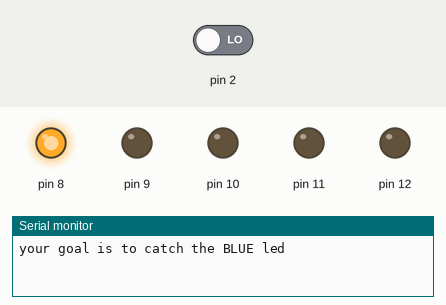
A sketch run on a simulated Arduino Uno, built with avr-gcc and run on an emulated ATmega328P. On the bench: output pins drawn as LEDs (lit = HIGH), the last lines printed to the serial monitor. Dashed ring = blinking. The test bench sets the inputs (shaded band); at power-on: pin 2 LOW.

Above: at 0.12 s.
1.4 s: pin 2 driven HIGH
At 1.97 s:
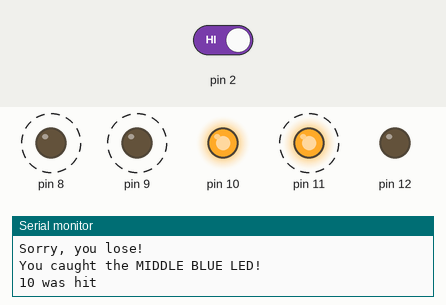
At 2.57 s:
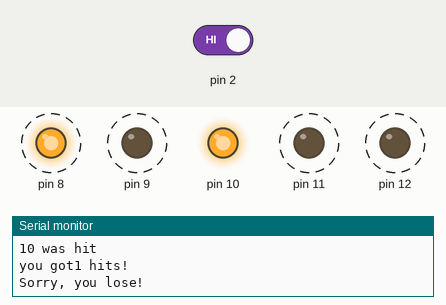
4.4 s: pin 2 driven LOW
At 5.52 s:
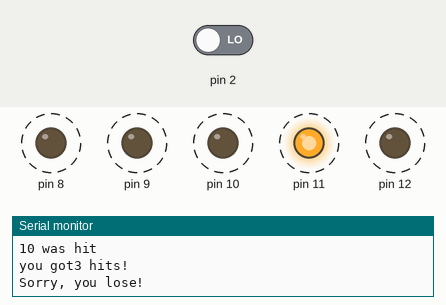
Timing chart, 0 to 13.4 s (numbered marks = the images above; inputs shaded):
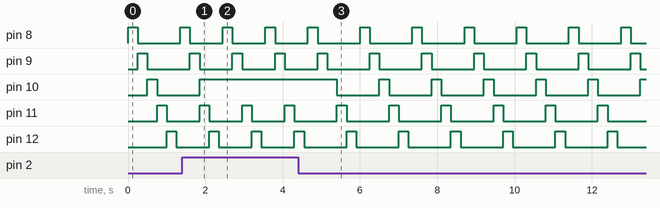

The sketch:

ledgame.ino
```cpp
int counter=0;

void setup() {

// put your setup code here, to run once:

  Serial.begin(115200);
  pinMode(2, INPUT);
  for (int led=8; led<=12; led++){
  pinMode(led, OUTPUT);

}
  Serial.println("your goal is to catch the BLUE led");


}

void loop() {
// put your main code here, to run repeatedly:
  for (int led=8; led<=12; led++){

  digitalWrite(led, HIGH);
  if(digitalRead(2)==HIGH && led==10){
  digitalWrite(led, HIGH);
  Serial.println("You caught the MIDDLE BLUE LED!");
  Serial.println(String(led)+" was hit");
  counter++;
}

else{

  delay(250);
  digitalWrite(led, LOW);
}

}
Serial.println("you got" + String(counter)+ " hits!");
if (counter>=5){
Serial.println("you got "+String(counter)+" hits, you won!");
}
else{
  Serial.println("Sorry, you lose!");
}
delay(100);

}
```

Measured:
- after the input at 1.4 s, pin 10: goes on until 1.9 s, then stays HIGH
- after the input at 4.4 s, pin 10: alternates HIGH for 0.25 s and LOW for 1.1 s, starting after 1.0 s
- by itself, pin 8, pin 9, pin 11, pin 12: alternates HIGH for 0.25 s and LOW for 1.1 s
